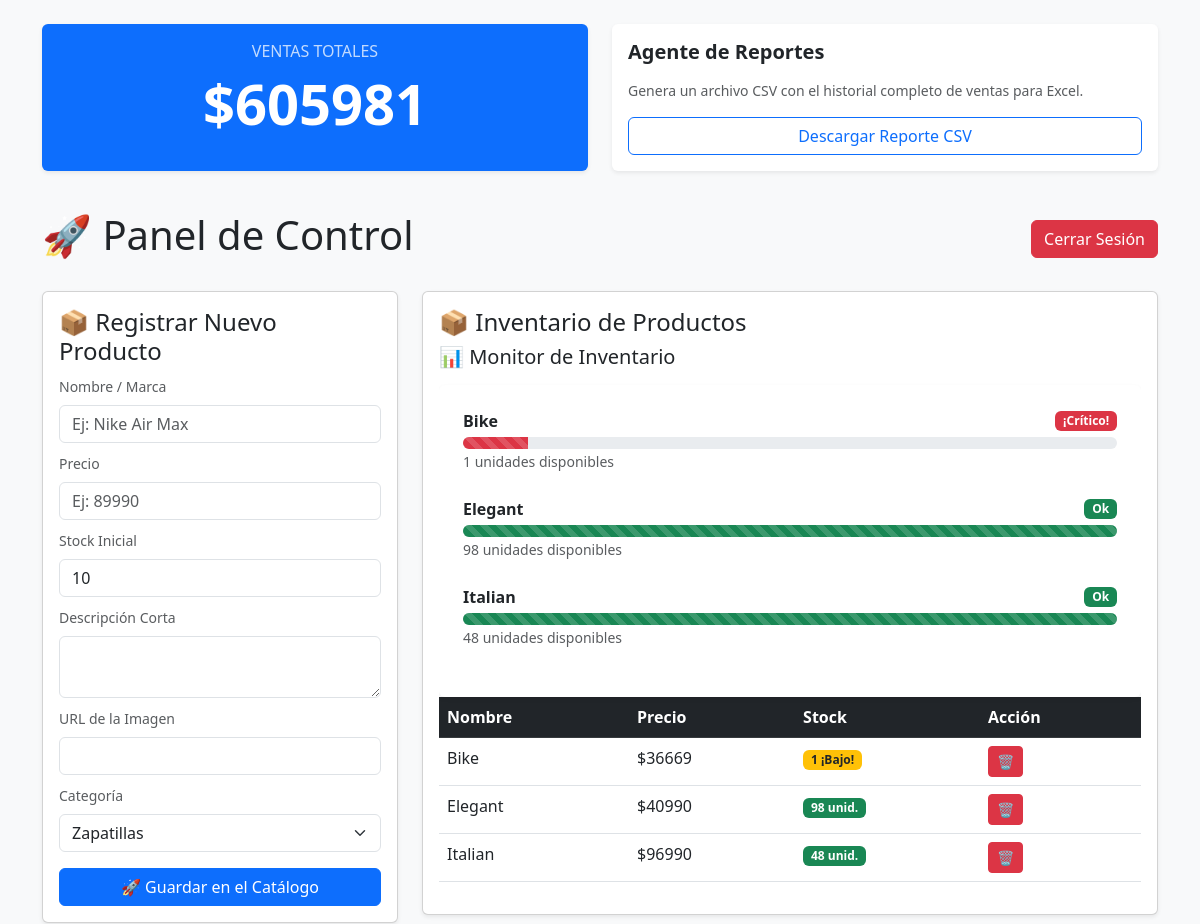
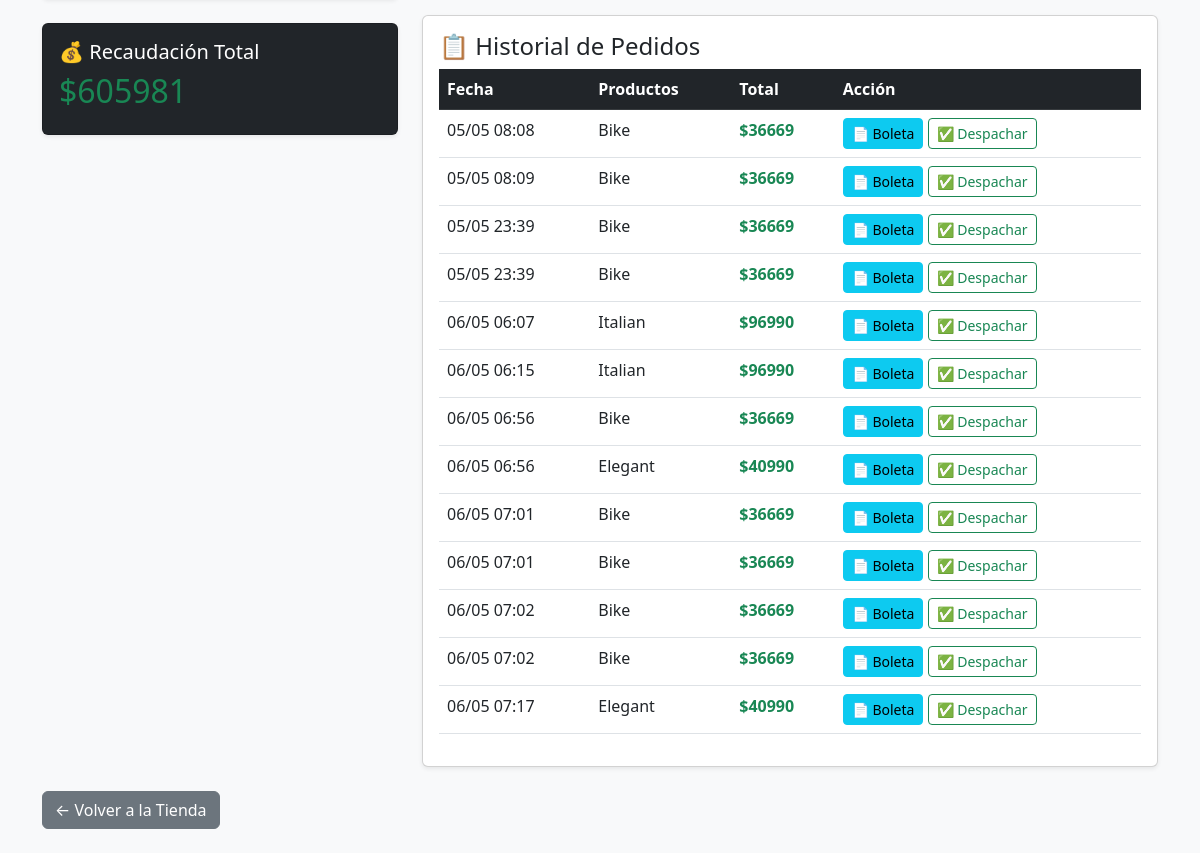
The app's page /admin (signed in), older data (2 pictures, top to bottom).
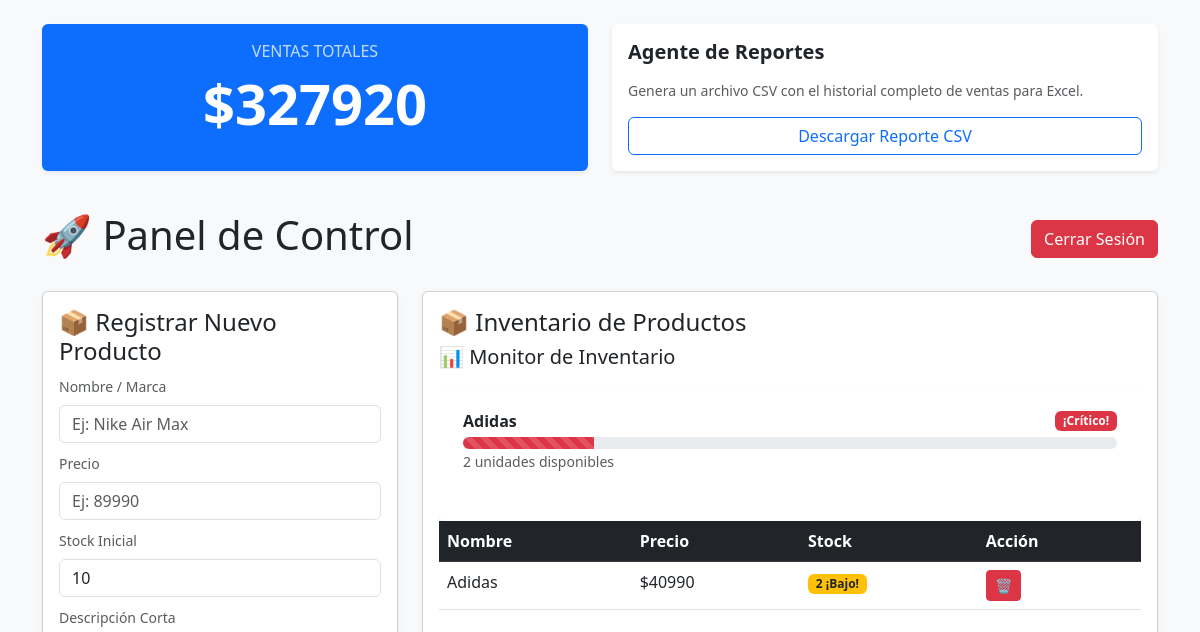
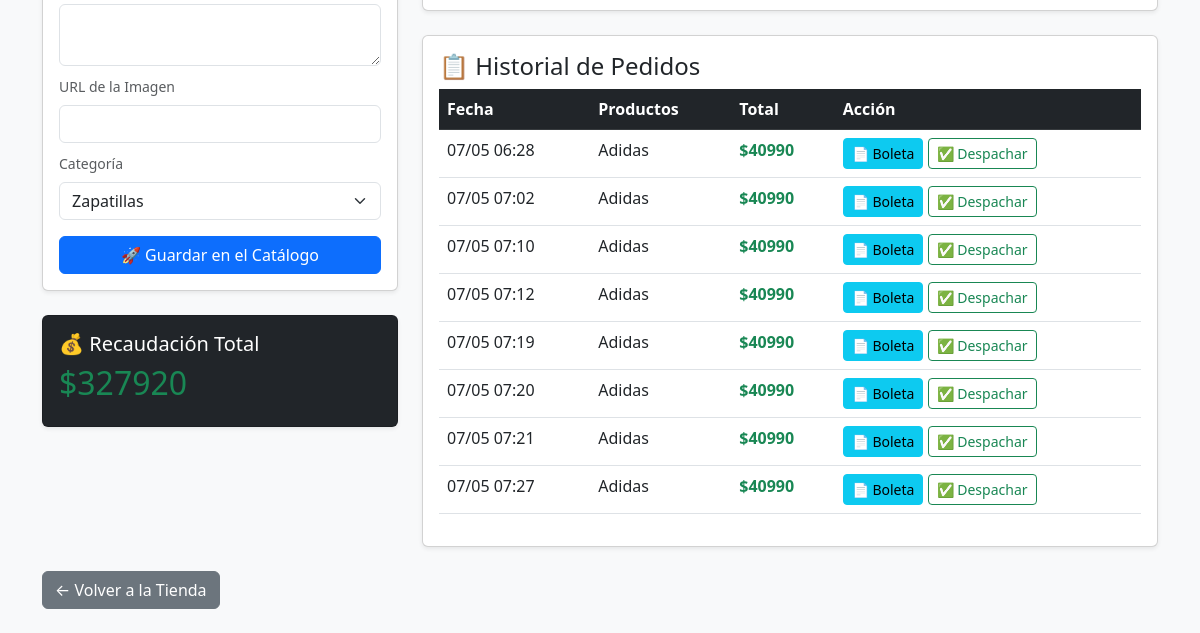
The same page, newer data (2 pictures, top to bottom).
### app.py (models this page shows)
class Producto(db.Model):
    id = db.Column(db.Integer, primary_key=True)
    nombre = db.Column(db.String(100), nullable=False)
    precio = db.Column(db.Integer, nullable=False)
    descripcion = db.Column(db.String(500))
    imagen = db.Column(db.String(500))
    categoria = db.Column(db.String(50))
    stock = db.Column(db.Integer, default=10)

class Pedido(db.Model):
    id = db.Column(db.Integer, primary_key=True)
    productos_nombres = db.Column(db.String(500))
    total_pagado = db.Column(db.Integer)
    fecha = db.Column(db.DateTime, default=db.func.now())

### app.py (the view, shortened to what this page needs)
@app.route('/admin', methods=['GET', 'POST'])
def admin():
    if not session.get('admin_logueado'): return redirect(url_for('login'))
    productos = Producto.query.all()
    pedidos = Pedido.query.all()
    recaudacion = sum(p.total_pagado for p in pedidos) if pedidos else 0
    return render_template('admin.html', productos=productos, pedidos=pedidos, recaudacion=recaudacion)

### templates/admin.html (shortened to what this page needs)
<!DOCTYPE html>
<html lang="es">
<head>
    <link href="https://cdn.jsdelivr.net/npm/bootstrap@5.3.0/dist/css/bootstrap.min.css" rel="stylesheet">
</head>
<body class="bg-light p-4">
    <div class="container">
    <div class="row mb-4">
        <div class="col-md-6 mb-3">
            <div class="card bg-primary text-white shadow-sm border-0 h-100">
                <div class="card-body d-flex flex-column justify-content-center align-items-center">
                    <h6 class="text-uppercase opacity-75">Ventas Totales</h6>
                    <h2 class="display-4 fw-bold">
                        ${{ pedidos | sum(attribute='total_pagado') }}
                    </h2>
                </div>
            </div>
        </div>
        <div class="col-md-6 mb-3">
            <div class="card shadow-sm border-0 h-100">
                <div class="card-body">
                    <h5 class="card-title fw-bold mb-3">Agente de Reportes</h5>
                    <p class="text-muted small">Genera un archivo CSV con el historial completo de ventas para Excel.</p>
                    <div class="d-grid gap-2">
                        <a href="/admin/exportar_ventas" class="btn btn-outline-primary">
                             Descargar Reporte CSV
                        </a>
                    </div>
                </div>
            </div>
        </div>
    </div>
        <div class="d-flex justify-content-between align-items-center mb-4">
            <h1>🚀 Panel de Control</h1>
            <a href="/logout" class="btn btn-danger">Cerrar Sesión</a>
        </div>
        <div class="row">
            <div class="col-md-4">
                <div class="card p-3 shadow-sm mb-4">
                    <h4>📦 Registrar Nuevo Producto</h4>
                    <form method="POST">
                        <div class="mb-2">
                            <label class="form-label text-muted small">Nombre / Marca</label>
                            <input type="text" name="nombre" class="form-control" placeholder="Ej: Nike Air Max" required>
                        </div>
                        <div class="mb-2">
                            <label class="form-label text-muted small">Precio</label>
                            <input type="number" name="precio" class="form-control" placeholder="Ej: 89990" required>
                        </div>
                        <div class="mb-2">
                            <label class="form-label text-muted small">Stock Inicial</label>
                            <input type="number" name="stock" class="form-control" value="10" required>
                        </div>
                        <div class="mb-2">
                            <label class="form-label text-muted small">Descripción Corta</label>
                            <textarea name="descripcion" class="form-control" rows="2"></textarea>
                        </div>
                        <div class="mb-2">
                            <label class="form-label text-muted small">URL de la Imagen</label>
                            <input type="text" name="imagen" class="form-control">
                        </div>
                        <div class="mb-3">
                            <label class="form-label text-muted small">Categoría</label>
                            <select name="categoria" class="form-select" required>
                                <option value="Zapatillas">Zapatillas</option>
                            </select>
                        </div>
                        <button type="submit" class="btn btn-primary w-100">🚀 Guardar en el Catálogo</button>
                    </form>
                </div>
                <div class="card p-3 bg-dark text-white shadow-sm">
                    <h5>💰 Recaudación Total</h5>
                    <h2 class="text-success">${{ recaudacion }}</h2>
                </div>
            </div>
            <div class="col-md-8">
                <div class="card p-3 shadow-sm mb-4">
                    <h4>📦 Inventario de Productos</h4>
                    <div class="table-responsive">
                        <table class="table table-hover">
                            <thead class="table-dark">
                                <tr>
                                    <th>Nombre</th>
                                    <th>Precio</th>
                                    <th>Stock</th>
                                    <th>Acción</th>
                                </tr>
                            </thead>
                            <tbody>
                                {% for producto in productos %}
                                <tr>
                                    <td>{{ producto.nombre }}</td>
                                    <td>${{ producto.precio }}</td>
                                    <td>
                                        {% if producto.stock > 3 %}
                                            <span class="badge bg-success">{{ producto.stock }} unid.</span>
                                        {% elif producto.stock > 0 %}
                                            <span class="badge bg-warning text-dark">{{ producto.stock }} ¡Bajo!</span>
                                        {% else %}
                                            <span class="badge bg-danger">SIN STOCK</span>
                                        {% endif %}
                                    </td>
                                    <td>
                                        <a href="{{ url_for('eliminar_producto', id=producto.id) }}" class="btn btn-sm btn-danger" onclick="return confirm('¿Borrar?')">🗑️</a>
                                    </td>
                                </tr>
                                {% endfor %}
                            </tbody>
                            <h5 class="mb-3">📊 Monitor de Inventario</h5>
                                  <div class="card p-4 shadow-sm border-0">
                                      {% for p in productos %}
                                      <div class="mb-4">
                                          <div class="d-flex justify-content-between align-items-center mb-1">
                                              <span class="fw-bold text-dark">{{ p.nombre }}</span>
                                              {% if p.stock < 3 %}
                                                  <span class="badge bg-danger">¡Crítico!</span>
                                              {% elif p.stock < 6 %}
                                                  <span class="badge bg-warning text-dark">Reponer</span>
                                              {% else %}
                                                  <span class="badge bg-success">Ok</span>
                                              {% endif %}
                                          </div>
                                          <div class="progress" style="height: 12px; background-color: #e9ecef;">
                                              {% set ancho = (p.stock * 10) if p.stock <= 10 else 100 %}
                                              <div class="progress-bar progress-bar-striped progress-bar-animated
                                                  {% if p.stock < 3 %} bg-danger
                                                  {% elif p.stock < 6 %} bg-warning
                                                  {% else %} bg-success {% endif %}"
                                                  role="progressbar"
                                                  style="width: {{ ancho }}%;">
                                              </div>
                                          </div>
                                          <small class="text-muted">{{ p.stock }} unidades disponibles</small>
                                      </div>
                                      {% endfor %}
                                  </div>
                            </div>
                    </div>
                </div>
                <div class="card p-3 shadow-sm">
                    <h4>📋 Historial de Pedidos</h4>
                    <div class="table-responsive">
                        <table class="table table-hover">
                            <thead class="table-dark">
                                <tr>
                                    <th>Fecha</th>
                                    <th>Productos</th>
                                    <th>Total</th>
                                    <th>Acción</th>
                                </tr>
                            </thead>
                            <tbody>
                                {% for pedido in pedidos %}
                                <tr>
                                    <td>{{ pedido.fecha.strftime('%d/%m %H:%M') }}</td>
                                    <td>{{ pedido.productos_nombres }}</td>
                                    <td class="text-success fw-bold">${{ pedido.total_pagado }}</td>
                                    <td>
                                        <a href="{{ url_for('imprimir_boleta', id=pedido.id) }}" class="btn btn-sm btn-info" target="_blank">📄 Boleta</a>
                                        <a href="{{ url_for('eliminar_pedido', id=pedido.id) }}" class="btn btn-sm btn-outline-success">✅ Despachar</a>
                                    </td>
                                </tr>
                                {% else %}
                                <tr><td colspan="4" class="text-center text-muted">No hay ventas.</td></tr>
                                {% endfor %}
                            </tbody>
                        </table>
                    </div>
                </div>
            </div>
        </div>
        <br>
        <a href="/" class="btn btn-secondary">← Volver a la Tienda</a>
</body>
</html>

Row changes from the older to the newer data that the page shows:
removed Producto: nombre "Elegant", precio "40990", stock "98", shows "Ok"
removed Producto: nombre "Italian", precio "96990", stock "48", shows "Ok"
removed Pedido: fecha "05/05 08:08", productos_nombres "Bike", total_pagado "36669"
removed Pedido: fecha "05/05 08:09", productos_nombres "Bike", total_pagado "36669"
removed Pedido: fecha "05/05 23:39", productos_nombres "Bike", total_pagado "36669"
removed Pedido: fecha "05/05 23:39", productos_nombres "Bike", total_pagado "36669"
removed Pedido: fecha "06/05 06:07", productos_nombres "Italian", total_pagado "96990"
removed Pedido: fecha "06/05 06:15", productos_nombres "Italian", total_pagado "96990"
removed Pedido: fecha "06/05 06:56", productos_nombres "Bike", total_pagado "36669"
removed Pedido: fecha "06/05 07:01", productos_nombres "Bike", total_pagado "36669"
removed Pedido: fecha "06/05 07:01", productos_nombres "Bike", total_pagado "36669"
removed Pedido: fecha "06/05 07:02", productos_nombres "Bike", total_pagado "36669"
removed Pedido: fecha "06/05 07:02", productos_nombres "Bike", total_pagado "36669"
removed Pedido: fecha "06/05 07:17", productos_nombres "Elegant", total_pagado "40990"
changed Producto: nombre "Bike" → "Adidas"; precio "36669" → "40990"; stock "1" → "2"
added Pedido: fecha "07/05 06:28", productos_nombres "Adidas", total_pagado "40990"
added Pedido: fecha "07/05 07:02", productos_nombres "Adidas", total_pagado "40990"
added Pedido: fecha "07/05 07:10", productos_nombres "Adidas", total_pagado "40990"
added Pedido: fecha "07/05 07:12", productos_nombres "Adidas", total_pagado "40990"
added Pedido: fecha "07/05 07:19", productos_nombres "Adidas", total_pagado "40990"
added Pedido: fecha "07/05 07:20", productos_nombres "Adidas", total_pagado "40990"
added Pedido: fecha "07/05 07:21", productos_nombres "Adidas", total_pagado "40990"
changed Pedido (number 8 of 8 on the later page): fecha "06/05 06:56" → "07/05 07:27"; productos_nombres "Elegant" → "Adidas"
Text that changed along with them:
{{ pedidos | sum(attribute='total_pagado') }}: "605981" → "327920"
{{ recaudacion }}: "605981" → "327920"
